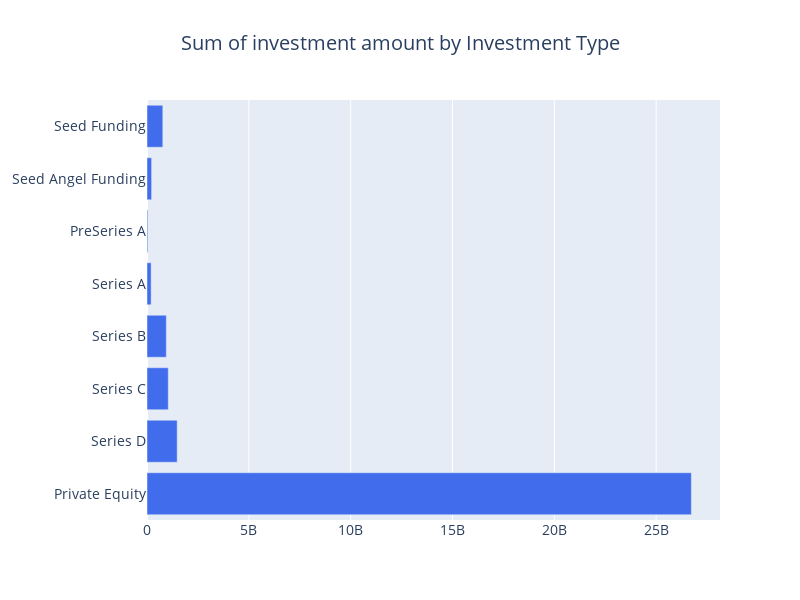

Here is the notebook cell this chart was saved with:
### Code cell
layout = go.Layout(
    title=go.layout.Title(
        text="Sum of investment amount by Investment Type",
        x=0.5
    ),
    font=dict(size=14),
    width=800,
    height=600,
)

data = [horizontal_bar_chart(cnt_srs, "#416DEC")]
fig = go.Figure(data=data, layout=layout)
py.iplot(fig, filename="funding")

### Figure 1 — Plotly figure (JSON) as saved in the notebook; plotly's stock layout.template omitted (floating-point values rounded to 4 significant figures)
{"data": [{"marker": {"color": "#416DEC"}, "orientation": "h", "showlegend": false, "type": "bar", "x": [26727868165, 1481799000, 1044718394, 949195735, 203198002, 41371001, 225696010, 775715913], "y": ["Private Equity", "Series D", "Series C", "Series B", "Series A", "PreSeries A", "Seed Angel Funding", "Seed Funding"]}], "layout": {"font": {"size": 14}, "height": 600, "title": {"text": "Sum of investment amount by Investment Type", "x": 0.5}, "width": 800}}
